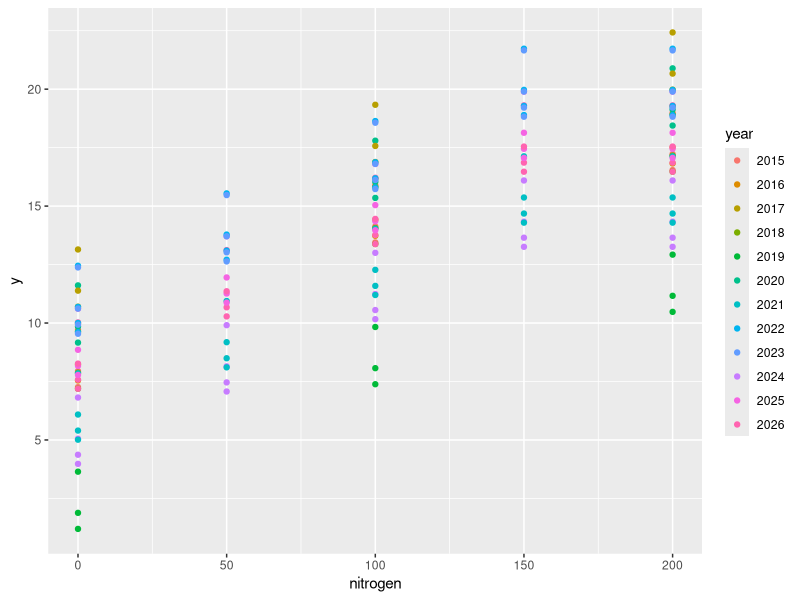
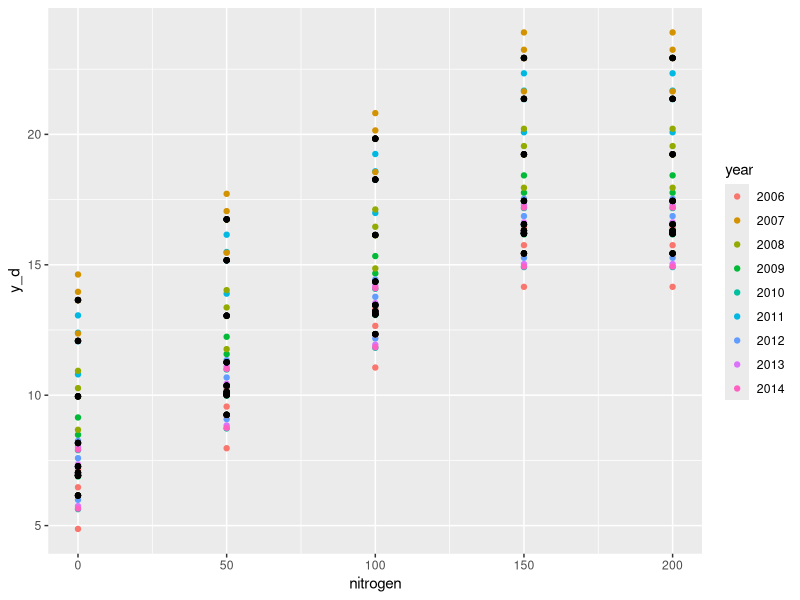

Write R code to recreate these figures, in order. (Note: this script raises an error after producing the figures.)
## ---- chunk 1
library(tidyverse)
library(lme4)
## ---- chunk 2
set.seed(33)
data_detailed <- expand.grid(year = factor(2015:2020),
                             block = factor(1:3),
                             nitrogen = c(0,  100, 200)) |> 
  bind_rows( expand.grid(year = factor(2021:2026),
                             block = factor(1:4),
                             nitrogen = c(0, 50, 100, 150, 200)))
  
n_years <- n_distinct(data_detailed$year)
n_blocks <- n_distinct(data_detailed$year)* n_distinct(data_detailed$block)

year_eff <- rnorm(n_years, 0, 3)
block_eff <- rnorm(n_blocks, 0, 1.5)
resid <- rnorm(nrow(data_detailed), 0, 1.5)


data_detailed$mu <- ifelse(data_detailed$nitrogen<150, 
             7.3 + .062*data_detailed$nitrogen -0.00013*data_detailed$nitrogen,
             7.3 + .062*150 -0.00013*150 )

data_detailed <- data_detailed |> 
  mutate(y = mu + year_eff[year] + block_eff[block]) 

data_detailed |> 
  ggplot(aes(nitrogen, y))+
  geom_point(aes(color = year))
## ---- chunk 3
set.seed(22)
data_rough <- expand.grid(year = factor(2006:2014),
                          block = factor(1:4),
                          nitrogen = c(0, 50, 100, 150, 200))  
  
n_years <- n_distinct(data_rough$year)
n_blocks <- n_distinct(data_rough$year)* n_distinct(data_rough$block)

year_eff <- rnorm(n_years, 0, 2.5)
block_eff <- rnorm(n_blocks, 0, 1.5)
resid <- rnorm(nrow(data_rough), 0, 1.5)


data_rough$mu <- ifelse(data_rough$nitrogen<150,  
             7.3 + .062*data_rough$nitrogen -0.00013*data_rough$nitrogen,
             7.3 + .062*150 -0.00013*150 )

data_rough <- data_rough |> 
  mutate(y_d = mu + year_eff[year] + block_eff[block]) |> 
  group_by(year, nitrogen) |> 
  mutate(y = mean(y_d)) |> 
  ungroup() 

data_rough |> 
  ggplot(aes(nitrogen, y_d))+
  geom_point(aes(color = year))+
  geom_point(aes(y = y))
## ---- chunk 4
data_merged <- 
  bind_rows(data_detailed, 
            data_rough |> dplyr::select(-c(y_d, block)) |> unique() |> 
              mutate(block = factor(1)))
## ---- chunk 5
m <- lmer(y ~ nitrogen + I(nitrogen^2) + (1|year/block), data = data_merged)
## ---- chunk 6
fixef(m)
## ---- chunk 7
m_check <- lmer(y ~ nitrogen + I(nitrogen^2) + (1|year/block),
                data =   bind_rows(data_detailed, data_rough))
## ---- chunk 8
data_merged_alt <- 
  bind_rows(data_detailed |> group_by(year, nitrogen) |>
              mutate(y = mean(y)) |> ungroup() |>
              dplyr::select(-c(block)) |> unique(), 
            data_rough |> dplyr::select(-c(y_d, block)) |> unique())

m_alt <- lmer(y ~ nitrogen + I(nitrogen^2) + (1|year),
              data = data_merged_alt)

## ---- chunk 9
emtrends(m, ~nitrogen, "nitrogen")
emtrends(m_alt, ~nitrogen, "nitrogen")
emtrends(m_check, ~nitrogen, "nitrogen")
## ---- chunk 10
data_detailed |> write.csv("../data/final_A_data_detailed.csv", row.names = F)

data_rough |> write.csv("../data/final_A_data_rough.csv", row.names = F)
